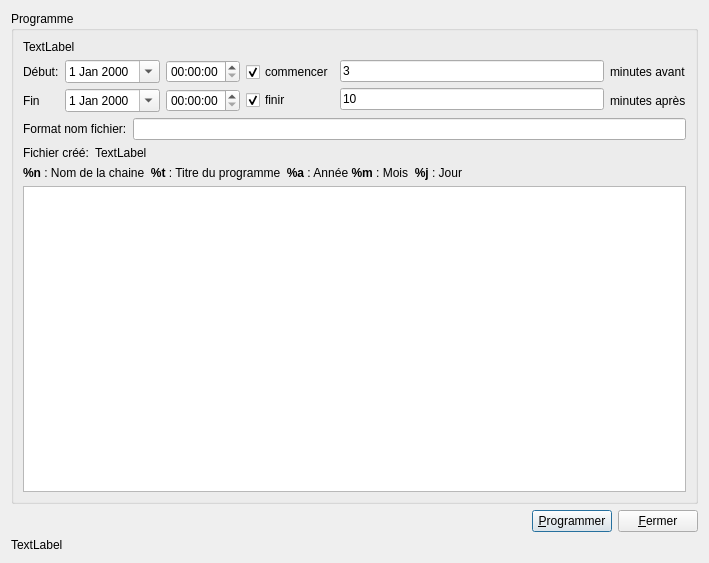
<ui version="4.0" >
 <class>Programme</class>
 <widget class="QDialog" name="Programme" >
  <property name="geometry" >
   <rect>
    <x>0</x>
    <y>0</y>
    <width>709</width>
    <height>563</height>
   </rect>
  </property>
  <property name="windowTitle" >
   <string>Programme</string>
  </property>
  <layout class="QGridLayout" >
   <item row="0" column="0" >
    <widget class="QGroupBox" name="nomProgramme" >
     <property name="sizePolicy" >
      <sizepolicy vsizetype="MinimumExpanding" hsizetype="Preferred" >
       <horstretch>0</horstretch>
       <verstretch>0</verstretch>
      </sizepolicy>
     </property>
     <property name="title" >
      <string>Programme</string>
     </property>
     <layout class="QGridLayout" >
      <item row="0" column="0" >
       <layout class="QVBoxLayout" >
        <item>
         <layout class="QHBoxLayout" >
          <item>
           <widget class="QLabel" name="chaine" >
            <property name="text" >
             <string>TextLabel</string>
            </property>
           </widget>
          </item>
         </layout>
        </item>
        <item>
         <layout class="QHBoxLayout" >
          <item>
           <layout class="QVBoxLayout" >
            <item>
             <widget class="QLabel" name="label_2" >
              <property name="text" >
               <string>Début:</string>
              </property>
             </widget>
            </item>
            <item>
             <widget class="QLabel" name="label_3" >
              <property name="text" >
               <string>Fin</string>
              </property>
             </widget>
            </item>
           </layout>
          </item>
          <item>
           <layout class="QVBoxLayout" >
            <item>
             <widget class="QDateEdit" name="dateDebut" >
              <property name="calendarPopup" >
               <bool>true</bool>
              </property>
             </widget>
            </item>
            <item>
             <widget class="QDateEdit" name="dateFin" >
              <property name="calendarPopup" >
               <bool>true</bool>
              </property>
             </widget>
            </item>
           </layout>
          </item>
          <item>
           <layout class="QVBoxLayout" >
            <item>
             <widget class="QTimeEdit" name="heureDebut" >
              <property name="calendarPopup" >
               <bool>true</bool>
              </property>
             </widget>
            </item>
            <item>
             <widget class="QTimeEdit" name="heureFin" >
              <property name="calendarPopup" >
               <bool>true</bool>
              </property>
             </widget>
            </item>
           </layout>
          </item>
          <item>
           <layout class="QVBoxLayout" >
            <item>
             <widget class="QCheckBox" name="checkBoxAvant" >
              <property name="text" >
               <string>commencer</string>
              </property>
              <property name="checked" >
               <bool>true</bool>
              </property>
             </widget>
            </item>
            <item>
             <widget class="QCheckBox" name="checkBoxAjouter" >
              <property name="text" >
               <string>finir</string>
              </property>
              <property name="checked" >
               <bool>true</bool>
              </property>
             </widget>
            </item>
           </layout>
          </item>
          <item>
           <layout class="QVBoxLayout" >
            <item>
             <widget class="QLineEdit" name="avant" >
              <property name="enabled" >
               <bool>true</bool>
              </property>
              <property name="text" >
               <string>3</string>
              </property>
             </widget>
            </item>
            <item>
             <widget class="QLineEdit" name="ajouter" >
              <property name="enabled" >
               <bool>true</bool>
              </property>
              <property name="text" >
               <string>10</string>
              </property>
             </widget>
            </item>
           </layout>
          </item>
          <item>
           <layout class="QVBoxLayout" >
            <item>
             <widget class="QLabel" name="label_5" >
              <property name="text" >
               <string>minutes avant</string>
              </property>
             </widget>
            </item>
            <item>
             <widget class="QLabel" name="label_4" >
              <property name="text" >
               <string>minutes après</string>
              </property>
             </widget>
            </item>
           </layout>
          </item>
         </layout>
        </item>
        <item>
         <layout class="QHBoxLayout" >
          <item>
           <widget class="QLabel" name="label" >
            <property name="text" >
             <string>Format nom fichier:</string>
            </property>
           </widget>
          </item>
          <item>
           <widget class="QLineEdit" name="nomFichier" />
          </item>
         </layout>
        </item>
        <item>
         <layout class="QHBoxLayout" name="horizontalLayout" >
          <item>
           <widget class="QLabel" name="label_7" >
            <property name="sizePolicy" >
             <sizepolicy vsizetype="Preferred" hsizetype="Maximum" >
              <horstretch>0</horstretch>
              <verstretch>0</verstretch>
             </sizepolicy>
            </property>
            <property name="text" >
             <string>Fichier créé:</string>
            </property>
           </widget>
          </item>
          <item>
           <widget class="QLabel" name="apercuNomFichier" >
            <property name="text" >
             <string>TextLabel</string>
            </property>
           </widget>
          </item>
         </layout>
        </item>
        <item>
         <widget class="QLabel" name="label_6" >
          <property name="text" >
           <string>&lt;html>&lt;head>&lt;meta name="qrichtext" content="1" />&lt;style type="text/css">
p, li { white-space: pre-wrap; }
&lt;/style>&lt;/head>&lt;body style=" font-family:'Sans Serif'; font-size:9pt; font-weight:400; font-style:normal;">
&lt;p style=" margin-top:0px; margin-bottom:0px; margin-left:0px; margin-right:0px; -qt-block-indent:0; text-indent:0px;">&lt;span style=" font-weight:600;">%n&lt;/span> : Nom de la chaine  &lt;span style=" font-weight:600;">%t&lt;/span> : Titre du programme  &lt;span style=" font-weight:600;">%a&lt;/span> : Année &lt;span style=" font-weight:600;">%m&lt;/span> : Mois  &lt;span style=" font-weight:600;">%j&lt;/span> : Jour&lt;/p>&lt;/body>&lt;/html></string>
          </property>
         </widget>
        </item>
        <item>
         <widget class="QTextBrowser" name="desc" >
          <property name="sizePolicy" >
           <sizepolicy vsizetype="MinimumExpanding" hsizetype="Expanding" >
            <horstretch>0</horstretch>
            <verstretch>0</verstretch>
           </sizepolicy>
          </property>
         </widget>
        </item>
       </layout>
      </item>
     </layout>
    </widget>
   </item>
   <item row="1" column="0" >
    <layout class="QHBoxLayout" >
     <item>
      <spacer>
       <property name="orientation" >
        <enum>Qt::Horizontal</enum>
       </property>
       <property name="sizeHint" stdset="0" >
        <size>
         <width>40</width>
         <height>20</height>
        </size>
       </property>
      </spacer>
     </item>
     <item>
      <widget class="QPushButton" name="boutonAjouter" >
       <property name="text" >
        <string>&amp;Programmer</string>
       </property>
      </widget>
     </item>
     <item>
      <widget class="QPushButton" name="fermer" >
       <property name="text" >
        <string>&amp;Fermer</string>
       </property>
      </widget>
     </item>
    </layout>
   </item>
   <item row="2" column="0" >
    <widget class="QLabel" name="labelInfo" >
     <property name="sizePolicy" >
      <sizepolicy vsizetype="Maximum" hsizetype="Preferred" >
       <horstretch>0</horstretch>
       <verstretch>0</verstretch>
      </sizepolicy>
     </property>
     <property name="text" >
      <string>TextLabel</string>
     </property>
    </widget>
   </item>
  </layout>
 </widget>
 <resources/>
 <connections>
  <connection>
   <sender>fermer</sender>
   <signal>clicked()</signal>
   <receiver>Programme</receiver>
   <slot>reject()</slot>
   <hints>
    <hint type="sourcelabel" >
     <x>617</x>
     <y>233</y>
    </hint>
    <hint type="destinationlabel" >
     <x>342</x>
     <y>142</y>
    </hint>
   </hints>
  </connection>
  <connection>
   <sender>boutonAjouter</sender>
   <signal>clicked()</signal>
   <receiver>Programme</receiver>
   <slot>accept()</slot>
   <hints>
    <hint type="sourcelabel" >
     <x>480</x>
     <y>367</y>
    </hint>
    <hint type="destinationlabel" >
     <x>306</x>
     <y>207</y>
    </hint>
   </hints>
  </connection>
 </connections>
</ui>
